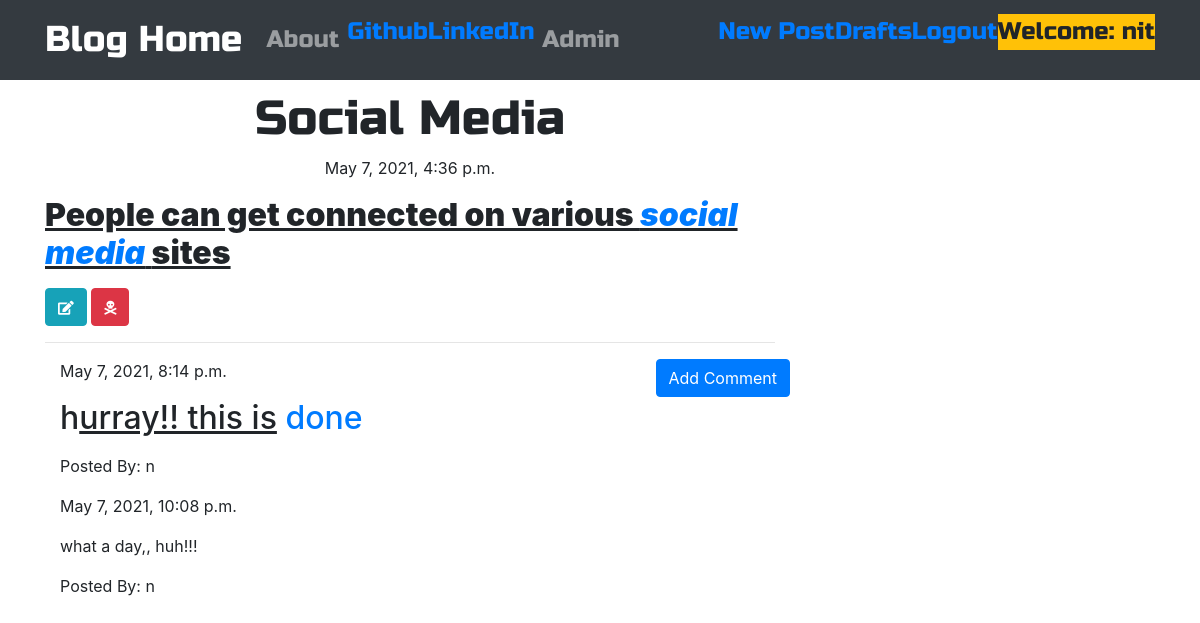
Page /post/2/ (signed in) on the committed database.
### blog/models.py (models this page shows, shortened)
class Post(models.Model):
    author = models.ForeignKey('auth.User',on_delete=models.CASCADE)
    title = models.CharField(max_length=200)
    text = models.TextField()
    created_date = models.DateTimeField(default=timezone.now)
    published_date = models.DateTimeField(blank=True,null=True)

class Comment(models.Model):
    post = models.ForeignKey('blog.Post',related_name='comments',on_delete=models.CASCADE)
    author = models.CharField(max_length=200)
    text = models.TextField()
    created_date = models.DateTimeField(default=timezone.now)
    approved_comment = models.BooleanField(default=False)

### blog/views.py (the view)
# urls.py: path('post/<int:pk>/',views.PostDetailView.as_view(),name='post_detail'),
class PostDetailView(DetailView):
    model = Post

### blog/templates/blog/post_detail.html (shortened to what this page needs)
{% extends 'blog/base.html' %}
{% block content %}
<h1 class="posttitle">{{ post.title }}</h1>
{% if post.published_date %}
  <div class="date postdate">
    {{ post.published_date }}
  </div>
{% else %}
  <a class="btn btn-success" href="{% url 'post_publish' pk=post.pk %}">Publish</a>
{% endif %}
  <p class="postcontent"><strong>{{ post.text|safe|linebreaksbr }}</strong></p>
  {% if user.is_authenticated %}
    <a class='btn btn-info' href="{% url 'post_edit' pk=post.pk %}">
      <span class="fa fa-edit fa-sm"></span>
    </a>
    <a class='btn btn-danger' href="{% url 'post_remove' pk=post.pk %}">
      <span class="fas fa-skull-crossbones fa-sm"></span>
    </a>
  {% endif %}
  <hr>
  <a class="btn btn-primary btn-comment" href="{% url 'add_comment_to_post' pk=post.pk %}">Add Comment</a>
  <div class="container">
    {% for comment in post.comments.all %}
      {% if user.is_authenticated or comment.approved_comment %}
        {{ comment.created_date }}
        <p>{{ comment.text|safe|linebreaks }}</p>
        <p>Posted By: {{ comment.author }}</p>
      {% endif %}
      {% empty %}
      <p>No Comments!</p>
    {% endfor %}
  </div>
{% endblock %}

### blog/templates/blog/base.html (shortened to what this page needs)
<!DOCTYPE html>
{% load static %}
<html lang="en" dir="ltr">
  <head>
    <link rel="stylesheet" href="https://cdn.jsdelivr.net/npm/bootstrap@4.6.0/dist/css/bootstrap.min.css">
    <link rel="stylesheet" href="https://use.fontawesome.com/releases/v5.7.0/css/all.css">
    <link rel="stylesheet" href="//cdn.jsdelivr.net/npm/medium-editor@latest/dist/css/medium-editor.min.css"
    type="text/css" media="screen" charset="utf-8">
    <link rel="stylesheet" href={% static 'css/blog.css' %}/>
  </head>
  <body>
    <nav class="loader navbar navbar-expand-lg navbar-dark bg-dark techfont">
      <div class="container">
        <a class="navbar-brand bigbrand" href="{% url 'post_list' %}">Blog Home</a>
        <div class="collapse navbar-collapse" id="bs-example-navbar-collapse-1">
          <div class="navbar-nav">
            <a class="nav-item nav-link" href="{% url 'about' %}">About</a>
            <a href="https://www.github.com">Github</a>
            <a href="https://www.Linkedin.com">LinkedIn</a>
            <a class="nav-item nav-link" href="{% url 'admin:index' %}">Admin</a>
          </div>
        </div>
        <ul class="nav navbar-nav navbar-right">
          {% if user.is_authenticated %}
          <li>
            <a href="{% url 'post_new' %}">New Post</a>
          </li>
          <li>
            <a href="{% url 'post_draft_list' %}">Drafts</a>
          </li>
          <li>
            <a href="{% url 'logout' %}">Logout</a>
          </li>
          <li>
            <a><p class="bg-warning">Welcome: {{ user.username }}</p></a>
          </li>
          {% else %}
            <li>
              <a class='nav navbar-right' href="{% url 'login' %}">
                <span class='fas fa-user-alt fa-2x'></span>
              </a>
            </li>
          {% endif %}
        </ul>
      </div>
    </nav>
    <div class="content container">
      <div class="row">
        <div class="col-md-8">
          <div class="blog_posts">
            {% block content %}{% endblock %}
          </div>
        </div>
      </div>
    </div>
  </body>
</html>

### blog/static/css/blog.css (style rules this page uses)
.techfont { font-family: 'Russo One', sans-serif; font-size: 1.5em; margin-bottom: 10px; }
.postdate { text-align: center; }
.posttitle { font-family: 'Russo One', sans-serif; font-size: 3em; text-align: center; }
.postcontent { font-family: 'Montserrat'; font-size: 1.5em; }
.btn-comment { position: absolute; right: 0px; }
.bigbrand { font-size: 1.5em; }
.loader { filter:hue-rotate(0deg); color: linear-gradient(45deg,#0f8,#08f); animation:hue 5000ms infinite linear; }

### rows in the picture
Post: title "Social Media", published_date "May 7, 2021, 4:36 p.m.", text "People can get connected on various social media sites"
Comment: created_date "May 7, 2021, 8:14 p.m.", text "h urray!! this is done", author "n"
Comment: created_date "May 7, 2021, 10:08 p.m.", text "what a day,, huh!!!", author "n"

### other values in the picture
{{ user.username }} "nit"
